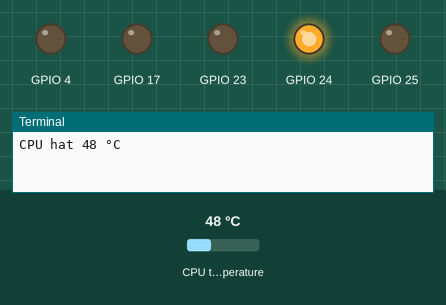
This program was run on a simulated Raspberry Pi (BCM pin numbers). Shown: output pins drawn as LEDs (lit = HIGH), the last lines printed to the terminal. The test bench sets the inputs (shaded band); at power-on: CPU temperature 48 °C.

Above: at 1.2 s.
1.3 s: CPU temperature set to 51 °C
At 6.4 s:
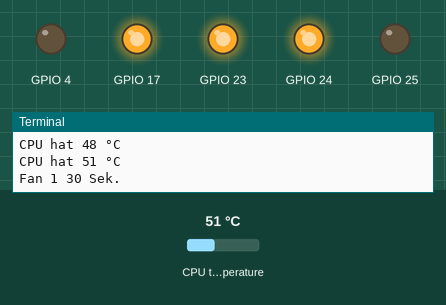
7.3 s: CPU temperature set to 31 °C
At 11.4 s:
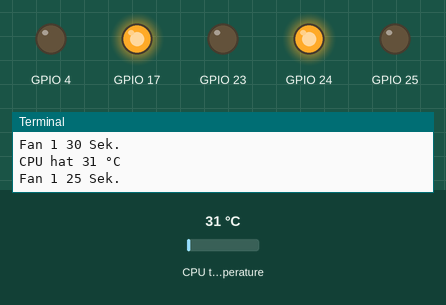
13.3 s: CPU temperature set to 58 °C
At 15.3 s:
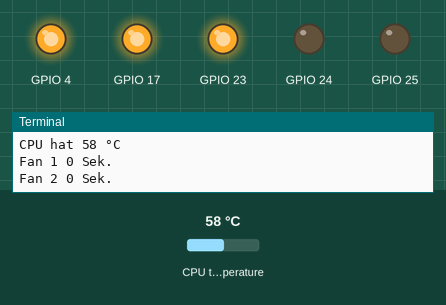
19.3 s: CPU temperature set to 54 °C
25.3 s: CPU temperature set to 51 °C
At 30.4 s:
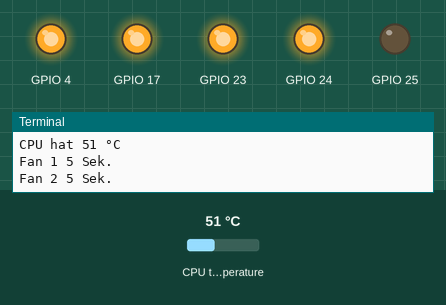
31.5 s: CPU temperature set to 44 °C
At 35.4 s:
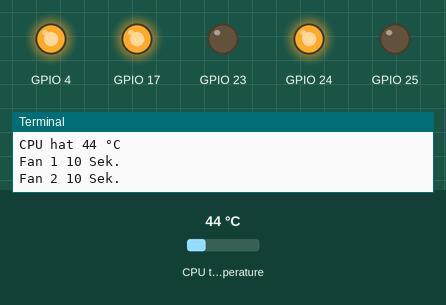
Timing chart, 0 to 36.9 s (numbered marks = the images above; inputs shaded):
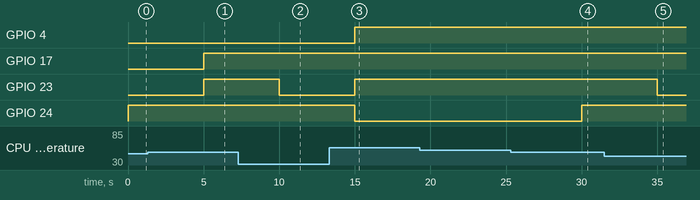

The program:

RGB_L_ftersteuerung_alt2.py
```python
# Lüftersteuerung
# Version 0.3
# Geschrieben von: Fabian Riegeer

# Bibliotheken importieren
import RPi.GPIO as GPIO
import time


def GPIO_start():               # GPIO Startwerte
    GPIO.setmode(GPIO.BCM)      # Auswahl Pinbelegung
    GPIO.setwarnings(False)     # Warnungen Pinbelegung/-zustand
    GPIO.setup(23, GPIO.OUT)    # LED rot
    GPIO.setup(24, GPIO.OUT)    # LED grün
    GPIO.setup(25, GPIO.OUT)    # LED blau
    GPIO.setup(17, GPIO.OUT)    # Lüfter 1
    GPIO.setup(4, GPIO.OUT)     # Lüfter 2

    GPIO.output(23, GPIO.LOW)   # GPIO auf 0 setzen
    GPIO.output(24, GPIO.LOW)
    GPIO.output(25, GPIO.LOW)
    GPIO.output(4, GPIO.LOW)
    GPIO.output(17, GPIO.LOW)


class LED:                      # Module LED Zustand

    def green():                # LED grün
        GPIO.output(23, GPIO.LOW)
        GPIO.output(24, GPIO.HIGH)
        GPIO.output(25, GPIO.LOW)

    def yellow():               # LED gelb
        GPIO.output(23, GPIO.HIGH)
        GPIO.output(24, GPIO.HIGH)
        GPIO.output(25, GPIO.LOW)

    def red():                  # LED rot
        GPIO.output(23, GPIO.HIGH)
        GPIO.output(24, GPIO.LOW)
        GPIO.output(25, GPIO.LOW)


class fan:                      # Module Lüfter

    def off():                  # Lüfter aus
        GPIO.output(17, GPIO.LOW)
        GPIO.output(4, GPIO.LOW)

    def one():                  # Nur Lüfter 1 an
        GPIO.output(17, GPIO.HIGH)
        GPIO.output(4, GPIO.LOW)

    def two():                  # Lüfter 1 + 2 an
        GPIO.output(17, GPIO.HIGH)
        GPIO.output(4, GPIO.HIGH)

    def fan1_runon():
        if fantime != -1 and fantime != 0:
            fan.one()
            fantime -= 1
        else:
            fan.off()
            fantime = -1


GPIO_start()                    # GPIO auf Startwerte setzen

# Variablen
fantime = -1                        # Lüfter 1 Startwert aus (-1)
fantime2 = -1                       # Lüfter 2 Startwert aus (-1)

sec = 5                         # Intervall zwischen Messungen in Sekunden
timer = 30                      # Nachlaufzeit Lüfter wenn rote LED aus (Sek.)
fan_on = int(timer/sec)         # Berechnung für Lüfternachlaufzeit

normal = 49                     # Temperatur normal
warm = 51                       # Temperatur warm
hot = 53                        # Temperatur heiß

while 1:                        # Schleife zur dauernden Abfrage starten

    tempData = "/sys/class/thermal/thermal_zone0/temp"
    readData = open(tempData, "r")              # Datei öffnen
    temperature = readData.readline(2)          # Temperatur auslesen
    readData.close()                            # Datei schließen
    print("CPU hat " + temperature + " °C")     # Ausgabe Temperatur
    temperature = int(temperature)              # Temperatur als Zahl

    # Zustandsabfrage LED + Lüfter
    if fantime2 == -1:                          # wenn Lüfter 2 aus
        if temperature <= normal:
            LED.green()
            if fantime != -1 and fan != 0:      # wenn Lüfter 1 an
                fan.one()                       # Nur Lüfter 1 an
                fantime -= 1                    # Lüfter 1 Zähler -1
            else:                               # wenn Lüfter 1 aus
                fan.off()                       # beide Lüfter aus
                fantime = -1                    # Lüfter 1 Zähler zurücksetzen
        elif temperature > normal and temperature < hot:
            LED.yellow()
            fan.one()                           # Nur Lüfter 1 an
            fantime = fan_on                    # Nachlaufintervalle Lüfter 1
        elif temperature >= hot:
            LED.red()
            fan.two()                           # beide Lüfter an
            fantime2 = 0                        # Lüfter 2 Zähler auf 0
            fantime = 0                         # Lüfter 1 Zähler auf 0
    elif fantime2 != -1:                        # wenn Lüfter 2 an
        fantime += 1                            # Lüfter 1 Zähler +1
        fantime2 += 1                           # Lüfter 2 Zähler +1
        if temperature <= normal:
            LED.green()
        elif temperature > normal and temperature < hot:
            LED.yellow()
        elif temperature >= hot:
            fantime = 0                         # Lüfter 2 Zähler auf 0
            fantime2 = 0                        # Lüfter Zähler gleichsetzen

    # Ausgabe Lüfternachlauf
    if fantime2 != -1:                          # wenn Lüfter 2 Zähler nicht -1
        print("Fan 1", fantime * sec, "Sek.")   # Ausgabe Lüfter 1 Zähler
        print("Fan 2", fantime2 * sec, "Sek.")  # Ausgabe Lüfter 2 Zähler
    elif fantime != -1:                         # wenn Lüfter 1 Zähler nicht -1
        print("Fan 1", fantime * sec, "Sek.")   # Ausgabe Lüfter 1 Zähler

    time.sleep(sec)                             # Intervall Abstand

GPIO.cleanup()                                  # GPIO zurücksetzen
```

Measured:
- the behaviour switches between 49 and 50 °C on CPU temperature (found by bisection; images 0 and 1)
- the behaviour switches between 53 and 52 °C on CPU temperature (found by bisection; images 3 and 4)
- after the input at 1.3 s, GPIO 17, GPIO 23: LOW → HIGH after 3.7 s
- after the input at 7.3 s, GPIO 23: HIGH → LOW after 2.7 s
- after the input at 13.3 s, GPIO 4, GPIO 23: LOW → HIGH after 1.7 s; GPIO 24: HIGH → LOW after 1.7 s
- after the input at 25.3 s, GPIO 24: LOW → HIGH after 4.7 s
- after the input at 31.5 s, GPIO 23: HIGH → LOW after 3.5 s
